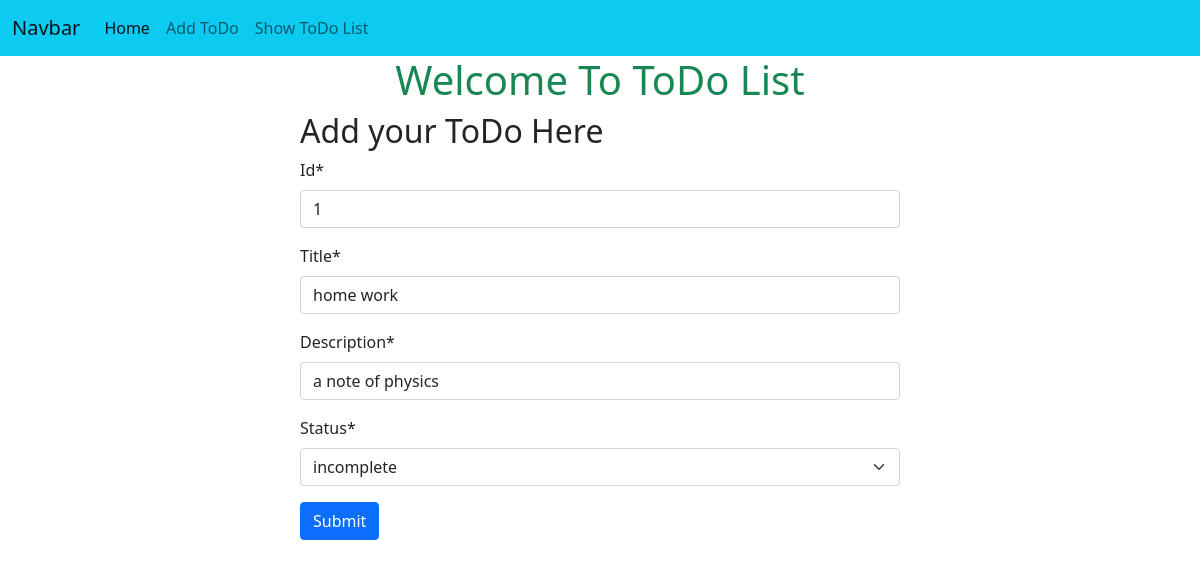
Screenshot of /edit_todo/1 with the database file from the repository.
### first_app/models.py (models this page shows)
class TodoTaskModel(models.Model):
    add_status=(('incomplete','incomplete'),
                ('complete','complete'),
                )
    id=models.IntegerField(primary_key=True)
    title=models.CharField(max_length=50)
    description=models.CharField(max_length=60)
    status=models.CharField(max_length=20,choices=add_status)

### first_app/views.py (the view)
# urls.py: path('edit_todo/<int:id>',views.edit_todo,name='edit_todo'),
def edit_todo(request,id):
    work=TodoTaskModel.objects.get(pk=id)
    form=TodoTaskForm(instance=work)
    if request.method =='POST':
        form=TodoTaskForm(request.POST,instance=work)
        if form.is_valid():
            form.save()
            return redirect('show_todo')
    return render(request,'reg_todo.html',{'form':form})

### first_app/forms.py
class TodoTaskForm(forms.ModelForm):
    class Meta:
        model=TodoTaskModel
        fields=['id','title','description','status']

### first_app/templates/reg_todo.html (shortened to what this page needs)
{% extends "home.html" %}
{% load crispy_forms_tags %}
{% block content %}
  <div style="width: 50%; margin: auto;">
    <h2>Add your ToDo Here</h2>
    <form method="post" method="/show_todo/">
        {{form|crispy}}
        <button class="btn btn-primary" type="submit">Submit</button>
    </form>
  </div>
{% endblock %}

### rows the page displays
TodoTaskModel: id "1", title "home work", description "a note of physics", status "incomplete"
